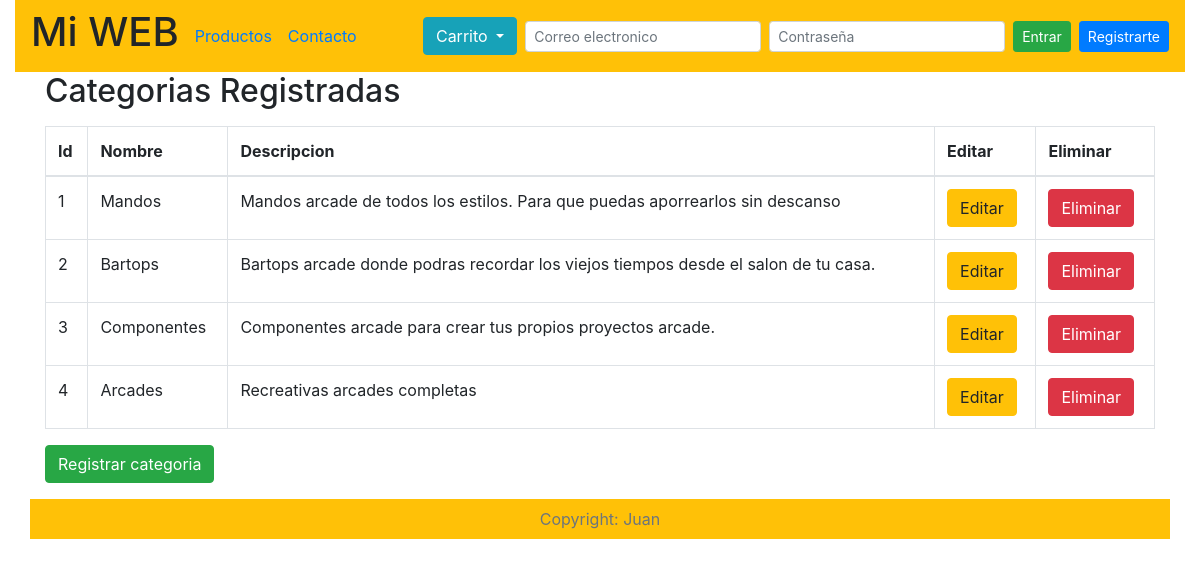
/admin_categorias.php, run on the app's committed database.
### tables this page shows
CREATE TABLE `categorias` (
  `id` int(10) NOT NULL,
  `nombre` varchar(250) NOT NULL,
  `descripcion` text NOT NULL
);

### librerias/consultas_bd.php (called while the page is built, shortened)
<?php
function list_categorias($conexion)
{
    $sql = "SELECT * FROM categorias";
    $res = mysqli_query($conexion, $sql);
    return $res;
}

### admin_categorias.php (the view, shortened to what this page needs)
<?php
include "database/conexion_bd.php";
include "librerias/consultas_bd.php";
?>
    <!doctype html>
    <html lang="es">
    <head>
        <?php include "plantillas/plantilla_cabecera.php";?>
    </head>
    <body>
        <div class="container-fluid">
            <?php include "plantillas/plantilla_navegacion.php";?>
            <div class="container">
                <div class="row">
                    <div class="col-12">
                        <h2>Categorias Registradas</h2>
                        <table class="table table-bordered table-hover">
                            <thead>
                                <tr>
                                    <th scope="col">Id</th>
                                    <th scope="col">Nombre</th>
                                    <th scope="col">Descripcion</th>
                                    <th scope="col">Editar</th>
                                    <th scope="col">Eliminar</th>
                                </tr>
                            </thead>
                            <?php
                                $res = list_categorias($conexion);
                                while ($row = mysqli_fetch_array($res)) { ?>
                                   <tr>
                                    <td><?=$row['id'];?></td>
                                    <td><?=$row['nombre'];?></td>
                                    <td><?=$row['descripcion'];?></td>
                                    <td><a class='btn btn-warning' href='editar_producto.php?eliminar_id=<?=$row['id'];?>'>Editar</a></td>
                                    <td><a class='btn btn-danger' href='?eliminar_id=<?=$row['id'];?>'>Eliminar</a></td>
                                </tr>
                              <?php } ?>
                        </table>
                        <a class="btn btn-success" href="registrar_producto.php">Registrar categoria</a>
                    </div>
                </div>
            </div>
            <div class="container-fluid">
                <?php include "plantillas/plantilla_pie.php";?>
            </div>
        </div>
    </body>
    </html>

### data on the page
categorias: id "1", nombre "Mandos", descripcion "Mandos arcade de todos los estilos. Para que puedas aporrearlos sin descanso"
categorias: id "2", nombre "Bartops", descripcion "Bartops arcade donde podras recordar los viejos tiempos desde el salon de tu casa."
categorias: id "3", nombre "Componentes", descripcion "Componentes arcade para crear tus propios proyectos arcade."
categorias: id "4", nombre "Arcades", descripcion "Recreativas arcades completas"
